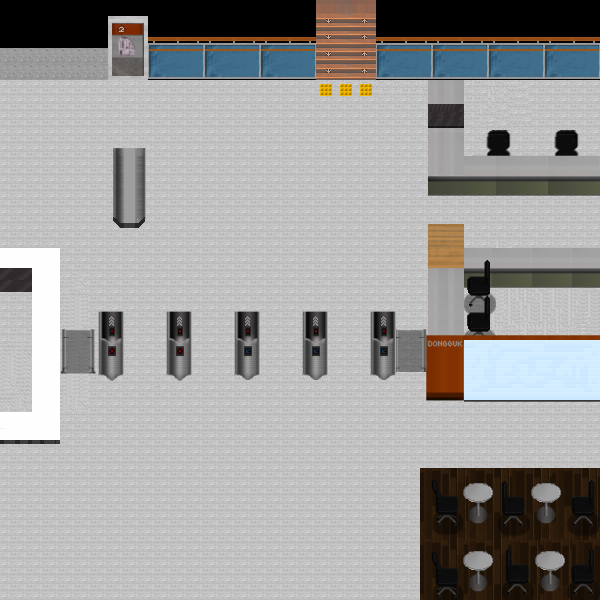

A level layout from a 2D game, rendered from its tile map. Below: a short description, then the map file with tile-grid data replaced by summaries:
An orthogonal 150x150 tile map with 4x4 px tiles, 6 tile layers (Tile Layer 1, Tile Layer 3, Tile Layer 2, Tile Layer 5, ...), 4 tilesets and 18 objects.

<map version="1.10" tiledversion="1.10.1" orientation="orthogonal" renderorder="right-down" width="150" height="150" tilewidth="4" tileheight="4" infinite="0" nextlayerid="12" nextobjectid="63">
 <tileset firstgid="1" source="Library_stair.tsx" />
 <tileset firstgid="30101" source="LibraryA.tsx" />
 <tileset firstgid="60201" source="Class.tsx" />
 <tileset firstgid="90826" source="Wonheung_Arisu.tsx" />
 <layer id="1" name="Tile Layer 1" width="150" height="150">
  <data>[22500 cells, 22500 non-empty, 1056 distinct tile ids]</data>
 </layer>
 <layer id="4" name="Tile Layer 3" width="150" height="150">
  <data>[22500 cells, 2021 non-empty, 668 distinct tile ids]</data>
 </layer>
 <layer id="6" name="Tile Layer 2" width="150" height="150">
  <data>[22500 cells, 1679 non-empty, 606 distinct tile ids]</data>
 </layer>
 <layer id="7" name="Tile Layer 5" width="150" height="150">
  <data>[22500 cells, 149 non-empty, 149 distinct tile ids]</data>
 </layer>
 <layer id="9" name="Tile Layer 6" width="150" height="150">
  <data>[22500 cells, 155 non-empty, 149 distinct tile ids]</data>
 </layer>
 <layer id="5" name="Tile Layer 4" width="150" height="150">
  <data>[22500 cells, 22320 non-empty, 881 distinct tile ids]</data>
 </layer>
 <objectgroup id="11" name="Object Layer 1">
  <properties>
   <property name="unity:layer" value="NoPassing" />
  </properties>
  <object id="6" x="106.667" y="-20.6667" width="209.818" height="101.083" />
  <object id="9" x="375.455" y="-19.3333" width="342.545" height="99.0909" />
  <object id="11" x="-114.667" y="-35.3333" width="115.208" height="662" />
  <object id="12" x="419.875" y="595.417" width="212.791" height="123.917" />
  <object id="19" x="424.667" y="247.333" width="332.334" height="156" />
  <object id="20" x="425" y="70" width="331.5" height="125.667" />
  <object id="28" x="0.5" y="247.5" width="60" height="196" />
  <object id="29" x="52.75" y="330" width="51.875" height="44" />
  <object id="30" x="99" y="311" width="24" height="69.5" />
  <object id="31" x="166.5" y="311" width="24" height="69" />
  <object id="32" x="234" y="312" width="25.5" height="67" />
  <object id="33" x="302.5" y="311.5" width="24" height="68.5" />
  <object id="34" x="370.5" y="310.5" width="24.5" height="68.5" />
  <object id="35" x="388.75" y="329.5" width="47.375" height="42.5" />
  <object id="38" x="428.5" y="550.75" width="186.25" height="53.5" />
  <object id="43" x="429.5" y="479.5" width="177.25" height="48.5" />
  <object id="52" x="599.5" y="467.333" width="156.5" height="309.333" />
  <object id="62" x="113.125" y="148" width="32.125" height="79.625" />
 </objectgroup>
</map>
